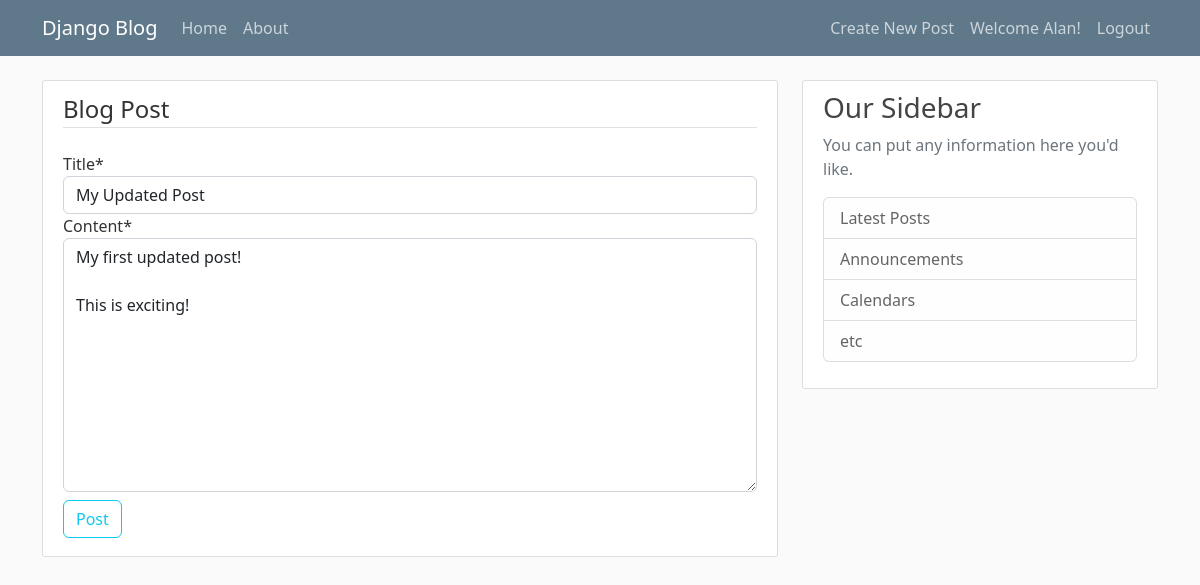
The page /post/31/update (signed in) on the database its author committed.
### Blog/models.py (models this page shows, shortened)
class Post(models.Model):
	title = models.CharField(max_length=100)					#title length
	content = models.TextField()									# content field
	date_posted = models.DateTimeField(default = timezone.now)		#update date on creating the post
	author = models.ForeignKey(User, on_delete = models.CASCADE) #delete the post as well on deleting the user

### Blog/views.py (the view, shortened to what this page needs)
# urls.py: path('post/<int:pk>/update', PostUpdateView.as_view(), name='post-update'),
class PostUpdateView(LoginRequiredMixin, UserPassesTestMixin, UpdateView):   # 'LoginRequiredMixin' if you tried to make new post without login you will be redirected to login page
    model = Post
    fields = ['title', 'content']      # updating the information of existing post
    def test_func(self):            # checking if the user is the valid for editing the post else deny from updating
        post = self.get_object()    # getting current post's user instance object
        if self.request.user == post.author: # comparing request user instance and post user instance if true allow update else deny
            return True
        return False

### Blog/templates/Blog/post_form.html (shortened to what this page needs)
{% extends "Blog/base.html" %}
{% load crispy_forms_tags %}
{% block content %}
	<div class="content-section">
		<form method="POST">
			<fieldset class="form-group">
				<legend class="border-bottom mb-4">Blog Post</legend>
				{{ form|crispy }}
			</fieldset>
			<div class="form-group pb-2">
				<button class="btn btn-outline-info mt-2" type="submit">Post</button>
			</div>
		</form>
	</div>
{% endblock content %}

### Blog/templates/Blog/base.html (shortened to what this page needs)
{% load static %}
<!DOCTYPE html>
<html>
<head>
	    <link href="https://cdn.jsdelivr.net/npm/bootstrap@5.2.0/dist/css/bootstrap.min.css" rel="stylesheet">
	    <link rel="stylesheet" type="text/css" href="{% static 'Blog/main.css' %}">
</head>
<body>
	<header class="site-header">
	  <nav class="navbar navbar-expand-md navbar-dark bg-steel fixed-top">
	    <div class="container">
	      <a class="navbar-brand mr-4" href="{% url 'Blog:blog-home' %}">Django Blog</a>
	      <div class="collapse navbar-collapse" id="navbarToggle">
	        <div class="navbar-nav mr-auto">
	          <a class="nav-item nav-link" href="{% url 'Blog:blog-home' %}">Home</a>
	          <a class="nav-item nav-link" href="{% url 'Blog:blog-about' %}">About</a>
	        </div>
	        <div class="navbar-nav ms-auto">
	       	  {% if user.is_authenticated %}
	       	  	  <a class="nav-item nav-link" href="{% url 'Blog:post-create' %}">Create New Post</a>
	       	  	  <a class="nav-item nav-link" href="{% url 'profile' %}">Welcome {{user.username}}!</a>
	       	  	  <a class="nav-item nav-link" href="{% url 'logout' %}">Logout</a>
	       	  {% else %}
		          <a class="nav-item nav-link" href="{% url 'login' %}">Login</a>
		          <a class="nav-item nav-link" href="{% url 'register' %}">Register</a>
	          {% endif %}
	        </div>
	      </div>
	    </div>
	  </nav>
	</header>
	<main role="main" class="container">
	  <div class="row">
	    <div class="col-md-8">
	      {% block content %}{% endblock %}
	    </div>
	    <div class="col-md-4">
	      <div class="content-section">
	        <h3>Our Sidebar</h3>
	        <p class='text-muted'>You can put any information here you'd like.
	          <ul class="list-group">
	            <li class="list-group-item list-group-item-light">Latest Posts</li>
	            <li class="list-group-item list-group-item-light">Announcements</li>
	            <li class="list-group-item list-group-item-light">Calendars</li>
	            <li class="list-group-item list-group-item-light">etc</li>
	          </ul>
	        </p>
	      </div>
	    </div>
	  </div>
	</main>
</body>
</html>

### Blog/static/Blog/main.css (style rules this page uses)
body { background: #fafafa; color: #333333; margin-top: 5rem; }
h1, h2, h3, h4, h5, h6 { color: #444444; }
ul { margin: 0; }
.bg-steel { background-color: #5f788a; }
.site-header .navbar-nav .nav-link { color: #cbd5db; }
.content-section { background: #ffffff; padding: 10px 20px; border: 1px solid #dddddd; border-radius: 3px; margin-bottom: 20px; }

### rows shown on the page
Post: title "My Updated Post", content "My first updated post! This is exciting!"

### other values the page prints
{{ user.username }} "Alan"
